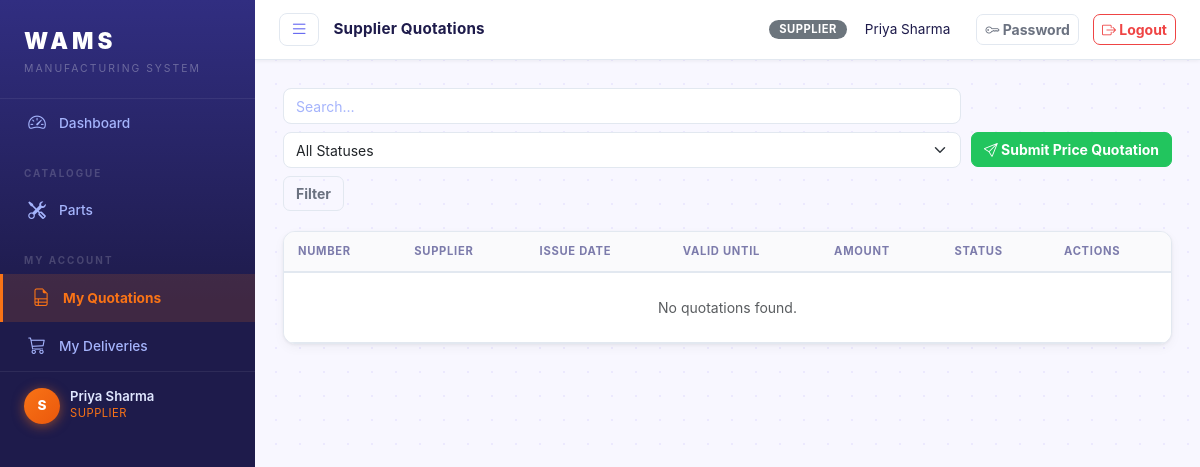
Page /quotations/supplier/ (signed in) on the committed database.
### core/models.py (models this page shows, shortened)
class User(AbstractUser):
    ROLE_CHOICES = [
        ('admin', 'Admin'),
        ('dealer', 'Dealer'),
        ('supplier', 'Supplier'),
    ]
    role = models.CharField(max_length=20, choices=ROLE_CHOICES, default='dealer')
    phone = models.CharField(max_length=20, blank=True)

### core/views.py (the view)
# urls.py: path('quotations/supplier/', views.supplier_quotation_list, name='supplier_quotation_list'),
@login_required
def supplier_quotation_list(request):
    if request.user.role == 'supplier':
        try:
            qs = request.user.supplier_profile.quotations.all()
        except Supplier.DoesNotExist:
            qs = SupplierQuotation.objects.none()
    else:
        qs = SupplierQuotation.objects.select_related('supplier').all()
    status = request.GET.get('status', '')
    if status:
        qs = qs.filter(status=status)
    q = request.GET.get('q', '').strip()
    if q:
        qs = qs.filter(Q(quotation_number__icontains=q) | Q(supplier__company_name__icontains=q))
    page = paginate(request, qs)
    return render(request, 'core/quotations/supplier_list.html', {
        'page_obj': page, 'q': q, 'status': status,
        'status_choices': SupplierQuotation.STATUS_CHOICES,
    })

### core/views.py (called while the page is built)
def paginate(request, qs, per_page=20):
    paginator = Paginator(qs, per_page)
    page = request.GET.get('page', 1)
    return paginator.get_page(page)

### templates/core/quotations/supplier_list.html (shortened to what this page needs)
{% extends 'base.html' %}
{% block page_title %}Supplier Quotations{% endblock %}
{% block content %}
<div class="page-toolbar">
  <form class="search-form" method="get">
    <input type="text" name="q" value="{{ q }}" class="form-control" placeholder="Search…">
    <select name="status" class="form-select">
      <option value="">All Statuses</option>
    </select>
    <button class="btn btn-outline-secondary">Filter</button>
  </form>
  {% if user.role == 'admin' %}
  <a href="{% url 'supplier_quotation_create' %}" class="btn btn-primary"><i class="bi bi-plus-lg"></i> New Quotation</a>
  {% elif user.role == 'supplier' %}
  <a href="{% url 'supplier_quotation_create' %}" class="btn btn-success"><i class="bi bi-send"></i> Submit Price Quotation</a>
  {% endif %}
</div>
<div class="card">
  <div class="card-body p-0">
    <table class="table table-hover mb-0">
      <thead>
        <tr><th>Number</th><th>Supplier</th><th>Issue Date</th><th>Valid Until</th><th>Amount</th><th>Status</th><th>Actions</th></tr>
      </thead>
      <tbody>
      {% for q in page_obj %}
      <tr>
        <td><a href="{% url 'supplier_quotation_detail' q.pk %}">{{ q.quotation_number }}</a></td>
        <td>{{ q.supplier.company_name }}</td>
        <td>{{ q.issue_date }}</td>
        <td>{{ q.valid_until }}</td>
        <td>₹{{ q.total_amount|floatformat:2 }}</td>
        <td><span class="badge-status badge-{{ q.status }}">{{ q.get_status_display }}</span></td>
        <td><a href="{% url 'supplier_quotation_detail' q.pk %}" class="btn btn-xs btn-outline-primary">View</a></td>
      </tr>
      {% empty %}
      <tr><td colspan="7" class="text-center text-muted py-4">No quotations found.</td></tr>
      {% endfor %}
      </tbody>
    </table>
  </div>
</div>
{% endblock %}

### templates/base.html (shortened to what this page needs)
{% load static %}
<!DOCTYPE html>
<html lang="en">
<head>
<link rel="stylesheet" href="https://cdn.jsdelivr.net/npm/bootstrap@5.3.2/dist/css/bootstrap.min.css">
<link rel="stylesheet" href="https://cdn.jsdelivr.net/npm/bootstrap-icons@1.11.3/font/bootstrap-icons.css">
<link rel="stylesheet" href="{% static 'css/style.css' %}">
</head>
<body>
<div class="app-wrapper">
  <nav class="sidebar" id="sidebar">
    <div class="sidebar-brand">
      <span class="brand-title">WAMS</span>
      <span class="brand-sub">Manufacturing System</span>
    </div>
    <ul class="sidebar-menu">
      <li>
        <a href="{% url 'dashboard' %}" class="{% if request.resolver_match.url_name == 'dashboard' %}active{% endif %}">
          <i class="bi bi-speedometer2"></i> Dashboard
        </a>
      </li>
      {% if user.role == 'admin' %}
      <li class="menu-section">Inventory</li>
      <li>
        <a href="{% url 'product_list' %}" class="{% if 'product' in request.resolver_match.url_name %}active{% endif %}">
          <i class="bi bi-box-seam"></i> Products
        </a>
      </li>
      <li>
        <a href="{% url 'part_list' %}" class="{% if 'part' in request.resolver_match.url_name %}active{% endif %}">
          <i class="bi bi-tools"></i> Parts
        </a>
      </li>
      <li>
        <a href="{% url 'stock_overview' %}" class="{% if 'stock' in request.resolver_match.url_name %}active{% endif %}">
          <i class="bi bi-boxes"></i> Stock
        </a>
      </li>
      <li class="menu-section">Stakeholders</li>
      <li>
        <a href="{% url 'dealer_list' %}" class="{% if 'dealer_list' in request.resolver_match.url_name or 'dealer_create' in request.resolver_match.url_name or 'dealer_update' in request.resolver_match.url_name %}active{% endif %}">
          <i class="bi bi-shop"></i> Dealers
        </a>
      </li>
      <li>
        <a href="{% url 'supplier_list' %}" class="{% if 'supplier_list' in request.resolver_match.url_name or 'supplier_create' in request.resolver_match.url_name or 'supplier_update' in request.resolver_match.url_name %}active{% endif %}">
          <i class="bi bi-truck"></i> Suppliers
        </a>
      </li>
      <li class="menu-section">Commerce</li>
      <li>
        <a href="{% url 'dealer_quotation_list' %}" class="{% if 'dealer_quotation' in request.resolver_match.url_name %}active{% endif %}">
          <i class="bi bi-file-earmark-text"></i> Dealer Quotations
        </a>
      </li>
      <li>
        <a href="{% url 'supplier_quotation_list' %}" class="{% if 'supplier_quotation' in request.resolver_match.url_name %}active{% endif %}">
          <i class="bi bi-file-earmark-ruled"></i> Supplier Quotations
        </a>
      </li>
      <li>
        <a href="{% url 'dealer_transaction_list' %}" class="{% if 'dealer_transaction' in request.resolver_match.url_name %}active{% endif %}">
          <i class="bi bi-receipt"></i> Sales Invoices
        </a>
      </li>
      <li>
        <a href="{% url 'supplier_transaction_list' %}" class="{% if 'supplier_transaction' in request.resolver_match.url_name %}active{% endif %}">
          <i class="bi bi-cart3"></i> Purchase Orders
        </a>
      </li>
      <li class="menu-section">Admin</li>
      <li>
        <a href="{% url 'reports' %}" class="{% if 'reports' in request.resolver_match.url_name %}active{% endif %}">
          <i class="bi bi-bar-chart-line"></i> Reports
        </a>
      </li>
      <li>
        <a href="{% url 'user_list' %}" class="{% if 'user' in request.resolver_match.url_name %}active{% endif %}">
          <i class="bi bi-people"></i> Users
        </a>
      </li>
      {% elif user.role == 'supplier' %}
      <li class="menu-section">Catalogue</li>
      <li>
        <a href="{% url 'part_list' %}" class="{% if 'part' in request.resolver_match.url_name %}active{% endif %}">
          <i class="bi bi-tools"></i> Parts
        </a>
      </li>
      <li class="menu-section">My Account</li>
      <li>
        <a href="{% url 'supplier_quotation_list' %}" class="{% if 'supplier_quotation' in request.resolver_match.url_name %}active{% endif %}">
          <i class="bi bi-file-earmark-ruled"></i> My Quotations
        </a>
      </li>
      <li>
        <a href="{% url 'supplier_transaction_list' %}" class="{% if 'supplier_transaction' in request.resolver_match.url_name %}active{% endif %}">
          <i class="bi bi-cart3"></i> My Deliveries
        </a>
      </li>
      {% endif %}
    </ul>
    <div class="sidebar-footer">
      <div class="user-info">
        <div class="avatar" style="box-shadow: 0 2px 12px rgba(249,115,22,0.5);">{{ user.username|slice:":1"|upper }}</div>
        <div>
          <div class="user-name">{{ user.get_full_name|default:user.username }}</div>
          <div class="user-role" style="color: var(--sidebar-accent);">{{ user.get_role_display }}</div>
        </div>
      </div>
    </div>
  </nav>
  <div class="content-area" id="contentArea">
    <header class="topbar">
      <button class="sidebar-toggle" id="sidebarToggle" title="Toggle sidebar">
        <i class="bi bi-list"></i>
      </button>
      <span class="topbar-title">{% block page_title %}{% endblock %}</span>
      <div class="topbar-right">
        <span class="badge bg-secondary text-uppercase me-2">{{ user.role }}</span>
        <span class="me-3">{{ user.get_full_name|default:user.username }}</span>
        <a href="{% url 'change_password' %}" class="btn btn-sm btn-outline-secondary me-1">
          <i class="bi bi-key"></i> Password
        </a>
        <a href="{% url 'logout' %}" class="btn btn-sm btn-outline-danger">
          <i class="bi bi-box-arrow-right"></i> Logout
        </a>
      </div>
    </header>
    <main class="main-content">
      {% block content %}{% endblock %}
    </main>
  </div>
</div>
</body>
</html>

### rows in the picture
User: username "S", get_full_name "Priya Sharma", role "SUPPLIER"
